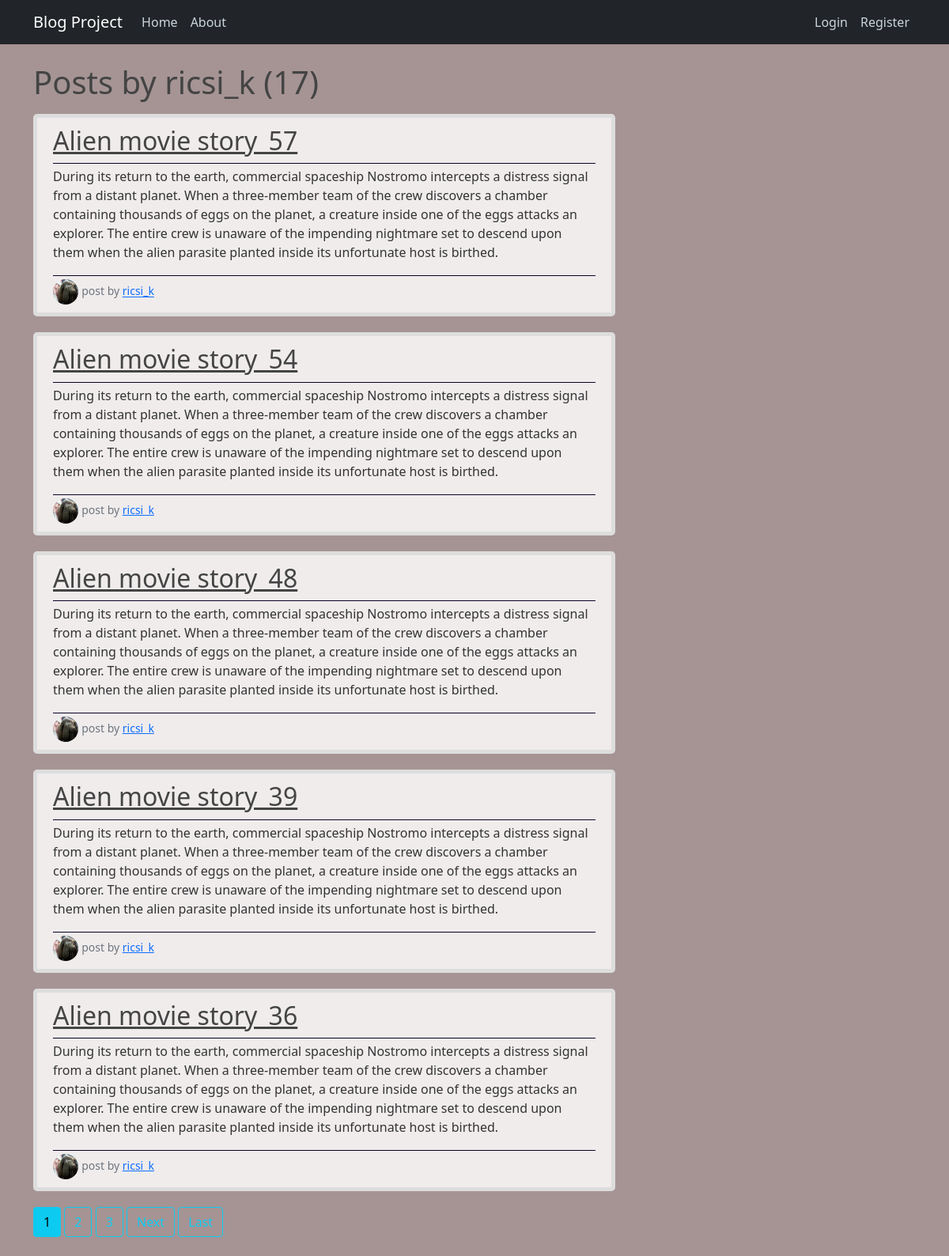
Page /user/ricsi_k on the committed database.
### core_blog/models.py (models this page shows, shortened)
class PostModel(models.Model):
    title = models.CharField(max_length=100)
    content = models.TextField(max_length=4000)
    date_posted = models.DateTimeField(default=timezone.now) #referencia hivatkozás
    author = models.ForeignKey(User, on_delete=models.DO_NOTHING)
    class Meta:
        db_table = 'posts'

### user_registration/models.py (models this page shows, shortened)
class ProfileModel(models.Model):
    user = models.OneToOneField(User,on_delete=models.CASCADE)
    image = models.ImageField(default='profile_pics/default.jpg', upload_to='profile_pics')
    class Meta:
        db_table = 'profile'

### core_blog/views.py (the view)
# urls.py: path('user/<str:username>', UserPostListView.as_view(), name='user-posts'),
class UserPostListView(ListView):
    model = PostModel
    template_name = 'blog/user_posts.html'
    context_object_name = 'posts'
    paginate_by = 5
    def get_queryset(self):
        user = get_object_or_404(User, username=self.kwargs.get('username'))
        return PostModel.objects.filter(author=user).order_by('-date_posted')

### templates/blog/user_posts.html (shortened to what this page needs)
{% extends 'base/base.html' %}
{% block content %}
    <h1 class="mb-3">Posts by {{ view.kwargs.username }} ({{ page_obj.paginator.count }})</h1>
    {% for post in posts%}
        <article class="media content-section">
            <div class="article-metadata">
                <h2><a href="{% url 'post-detail' post.id %}" class="article-title">{{ post.title }}</a></h2>
            </div>
            <div class="article-metadata">
                <p>{{ post.content }}</p>
            </div>
            <div>
                <img class="rounded-circle article-img" src="{{ post.author.profilemodel.image.url }}">
                <small class="text-muted"> post by <a class="mr-2" href="{% url 'user-posts' post.author.username %}">{{ post.author }}</a></small>
            </div>
        </article>
    {% endfor %}
    {% if is_paginated %}
        {% for num in page_obj.paginator.page_range %}
            {% if page_obj.number == num %}
                <a class="btn btn-info mb-4" href="?page={{ num }}">{{num}}</a>
            {% elif num > page_obj.number|add:'-3' and num < page_obj.number|add:'3' %}
                <a class="btn btn-outline-info mb-4" href="?page={{ num }}">{{num}}</a>
            {% endif %}
        {% endfor %}
        {% if page_obj.has_next%}
            <a class="btn btn-outline-info mb-4" href="?page={{ page_obj.next_page_number }}">Next</a>
            <a class="btn btn-outline-info mb-4"  href="?page={{ page_obj.paginator.num_pages }}">Last</a>
        {% endif %}
    {% endif %}
{% endblock %}

### static/main.css (style rules this page uses)
body { background: #a69494; color: #333333; margin-top: 5rem; }
h1, h2, h3, h4, h5, h6 { color: #444444; }
.content-section { background: #f0ecec; padding: 10px 20px; border: 5px solid #dddddd; border-radius: 5px; margin-bottom: 20px; }
.article-title { color: #444444; }
.article-img { height: 32px; width: 32px; }
.article-metadata { padding-bottom: 1px; margin-bottom: 4px; border-bottom: 1px solid #090225 }

### rows in the picture
PostModel: title "Alien movie story_57", content "During its return to the earth, commercial spaceship Nostromo intercepts a distress signal from a distant planet. When a three-member team of the crew discovers a chamber containing thousands of eggs on the planet, a creature inside one of the eggs attacks an explorer. The entire crew is unaware of the impending nightmare set to descend upon them when the alien parasite planted inside its unfortunate host is birthed.", author.profilemodel.image (picture), author "ricsi_k"
PostModel: title "Alien movie story_54", content "During its return to the earth, commercial spaceship Nostromo intercepts a distress signal from a distant planet. When a three-member team of the crew discovers a chamber containing thousands of eggs on the planet, a creature inside one of the eggs attacks an explorer. The entire crew is unaware of the impending nightmare set to descend upon them when the alien parasite planted inside its unfortunate host is birthed.", author.profilemodel.image (picture), author "ricsi_k"
PostModel: title "Alien movie story_48", content "During its return to the earth, commercial spaceship Nostromo intercepts a distress signal from a distant planet. When a three-member team of the crew discovers a chamber containing thousands of eggs on the planet, a creature inside one of the eggs attacks an explorer. The entire crew is unaware of the impending nightmare set to descend upon them when the alien parasite planted inside its unfortunate host is birthed.", author.profilemodel.image (picture), author "ricsi_k"
PostModel: title "Alien movie story_39", content "During its return to the earth, commercial spaceship Nostromo intercepts a distress signal from a distant planet. When a three-member team of the crew discovers a chamber containing thousands of eggs on the planet, a creature inside one of the eggs attacks an explorer. The entire crew is unaware of the impending nightmare set to descend upon them when the alien parasite planted inside its unfortunate host is birthed.", author.profilemodel.image (picture), author "ricsi_k"
PostModel: title "Alien movie story_36", content "During its return to the earth, commercial spaceship Nostromo intercepts a distress signal from a distant planet. When a three-member team of the crew discovers a chamber containing thousands of eggs on the planet, a creature inside one of the eggs attacks an explorer. The entire crew is unaware of the impending nightmare set to descend upon them when the alien parasite planted inside its unfortunate host is birthed.", author.profilemodel.image (picture), author "ricsi_k"

### other values in the picture
{{ view.kwargs.username }} "ricsi_k"
{{ page_obj.paginator.count }} "17"
{{ num }} "1"
